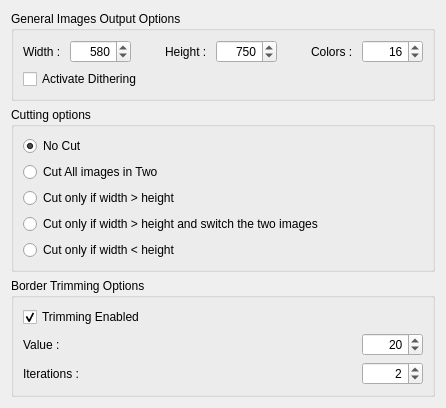
     <widget class="QWidget" name="tabImageSettings">
      <attribute name="title">
       <string>Image Settings</string>
      </attribute>
      <layout class="QVBoxLayout" name="verticalLayout_5">
       <item>
        <widget class="QGroupBox" name="groupBoxISGOO">
         <property name="title">
          <string>General Images Output Options</string>
         </property>
         <layout class="QVBoxLayout" name="verticalLayout_4">
          <item>
           <layout class="QHBoxLayout" name="horizontalLayout_10">
            <item>
             <widget class="QLabel" name="labelWidth">
              <property name="text">
               <string>Width : </string>
              </property>
             </widget>
            </item>
            <item>
             <widget class="QSpinBox" name="spinBoxWidth">
              <property name="sizePolicy">
               <sizepolicy hsizetype="Fixed" vsizetype="Fixed">
                <horstretch>0</horstretch>
                <verstretch>0</verstretch>
               </sizepolicy>
              </property>
              <property name="minimumSize">
               <size>
                <width>61</width>
                <height>0</height>
               </size>
              </property>
              <property name="maximumSize">
               <size>
                <width>61</width>
                <height>16777215</height>
               </size>
              </property>
              <property name="alignment">
               <set>Qt::AlignRight|Qt::AlignTrailing|Qt::AlignVCenter</set>
              </property>
              <property name="minimum">
               <number>16</number>
              </property>
              <property name="maximum">
               <number>9999</number>
              </property>
              <property name="singleStep">
               <number>10</number>
              </property>
              <property name="value">
               <number>580</number>
              </property>
             </widget>
            </item>
            <item>
             <spacer name="horizontalSpacer">
              <property name="orientation">
               <enum>Qt::Horizontal</enum>
              </property>
              <property name="sizeHint" stdset="0">
               <size>
                <width>28</width>
                <height>20</height>
               </size>
              </property>
             </spacer>
            </item>
            <item>
             <widget class="QLabel" name="labelHeight">
              <property name="text">
               <string>Height : </string>
              </property>
             </widget>
            </item>
            <item>
             <widget class="QSpinBox" name="spinBoxHeight">
              <property name="sizePolicy">
               <sizepolicy hsizetype="Fixed" vsizetype="Fixed">
                <horstretch>0</horstretch>
                <verstretch>0</verstretch>
               </sizepolicy>
              </property>
              <property name="minimumSize">
               <size>
                <width>61</width>
                <height>0</height>
               </size>
              </property>
              <property name="maximumSize">
               <size>
                <width>61</width>
                <height>16777215</height>
               </size>
              </property>
              <property name="alignment">
               <set>Qt::AlignRight|Qt::AlignTrailing|Qt::AlignVCenter</set>
              </property>
              <property name="minimum">
               <number>16</number>
              </property>
              <property name="maximum">
               <number>9999</number>
              </property>
              <property name="singleStep">
               <number>10</number>
              </property>
              <property name="value">
               <number>750</number>
              </property>
             </widget>
            </item>
            <item>
             <spacer name="horizontalSpacer_2">
              <property name="orientation">
               <enum>Qt::Horizontal</enum>
              </property>
              <property name="sizeHint" stdset="0">
               <size>
                <width>28</width>
                <height>20</height>
               </size>
              </property>
             </spacer>
            </item>
            <item>
             <widget class="QLabel" name="labelColors">
              <property name="text">
               <string>Colors : </string>
              </property>
             </widget>
            </item>
            <item>
             <widget class="QSpinBox" name="spinBoxColors">
              <property name="sizePolicy">
               <sizepolicy hsizetype="Fixed" vsizetype="Fixed">
                <horstretch>0</horstretch>
                <verstretch>0</verstretch>
               </sizepolicy>
              </property>
              <property name="minimumSize">
               <size>
                <width>61</width>
                <height>0</height>
               </size>
              </property>
              <property name="maximumSize">
               <size>
                <width>61</width>
                <height>16777215</height>
               </size>
              </property>
              <property name="alignment">
               <set>Qt::AlignRight|Qt::AlignTrailing|Qt::AlignVCenter</set>
              </property>
              <property name="minimum">
               <number>2</number>
              </property>
              <property name="maximum">
               <number>256</number>
              </property>
              <property name="singleStep">
               <number>1</number>
              </property>
              <property name="value">
               <number>16</number>
              </property>
             </widget>
            </item>
           </layout>
          </item>
          <item>
           <widget class="QCheckBox" name="checkBoxDither">
            <property name="text">
             <string>Activate Dithering</string>
            </property>
           </widget>
          </item>
         </layout>
        </widget>
       </item>
       <item>
        <widget class="QGroupBox" name="groupBoxISCO">
         <property name="title">
          <string>Cutting options</string>
         </property>
         <layout class="QVBoxLayout" name="verticalLayout_3">
          <item>
           <widget class="QRadioButton" name="radioButtonCut0">
            <property name="text">
             <string>No Cut</string>
            </property>
            <property name="checked">
             <bool>true</bool>
            </property>
           </widget>
          </item>
          <item>
           <widget class="QRadioButton" name="radioButtonCutA">
            <property name="text">
             <string>Cut All images in Two</string>
            </property>
           </widget>
          </item>
          <item>
           <widget class="QRadioButton" name="radioButtonCutH">
            <property name="text">
             <string>Cut only if width &gt; height</string>
            </property>
           </widget>
          </item>
          <item>
           <widget class="QRadioButton" name="radioButtonCutR">
            <property name="text">
             <string>Cut only if width &gt; height and switch the two images</string>
            </property>
           </widget>
          </item>
          <item>
           <widget class="QRadioButton" name="radioButtonCutV">
            <property name="text">
             <string>Cut only if width &lt; height</string>
            </property>
           </widget>
          </item>
         </layout>
        </widget>
       </item>
       <item>
        <widget class="QGroupBox" name="groupBoxISTO">
         <property name="title">
          <string>Border Trimming Options</string>
         </property>
         <layout class="QGridLayout" name="gridLayout_3">
          <item row="0" column="0" colspan="2">
           <widget class="QCheckBox" name="checkBoxTrim">
            <property name="text">
             <string>Trimming Enabled</string>
            </property>
            <property name="checked">
             <bool>true</bool>
            </property>
           </widget>
          </item>
          <item row="1" column="0">
           <widget class="QLabel" name="labelTrimValue">
            <property name="text">
             <string>Value : </string>
            </property>
           </widget>
          </item>
          <item row="1" column="1">
           <widget class="QSpinBox" name="spinBoxTrimValue">
            <property name="sizePolicy">
             <sizepolicy hsizetype="Fixed" vsizetype="Fixed">
              <horstretch>0</horstretch>
              <verstretch>0</verstretch>
             </sizepolicy>
            </property>
            <property name="minimumSize">
             <size>
              <width>61</width>
              <height>0</height>
             </size>
            </property>
            <property name="maximumSize">
             <size>
              <width>61</width>
              <height>16777215</height>
             </size>
            </property>
            <property name="alignment">
             <set>Qt::AlignRight|Qt::AlignTrailing|Qt::AlignVCenter</set>
            </property>
            <property name="minimum">
             <number>0</number>
            </property>
            <property name="maximum">
             <number>100</number>
            </property>
            <property name="singleStep">
             <number>10</number>
            </property>
            <property name="value">
             <number>20</number>
            </property>
           </widget>
          </item>
          <item row="2" column="0">
           <widget class="QLabel" name="labelTrimIter">
            <property name="text">
             <string>Iterations : </string>
            </property>
           </widget>
          </item>
          <item row="2" column="1">
           <widget class="QSpinBox" name="spinBoxTrimIter">
            <property name="sizePolicy">
             <sizepolicy hsizetype="Fixed" vsizetype="Fixed">
              <horstretch>0</horstretch>
              <verstretch>0</verstretch>
             </sizepolicy>
            </property>
            <property name="minimumSize">
             <size>
              <width>61</width>
              <height>0</height>
             </size>
            </property>
            <property name="maximumSize">
             <size>
              <width>61</width>
              <height>16777215</height>
             </size>
            </property>
            <property name="alignment">
             <set>Qt::AlignRight|Qt::AlignTrailing|Qt::AlignVCenter</set>
            </property>
            <property name="minimum">
             <number>1</number>
            </property>
            <property name="maximum">
             <number>100</number>
            </property>
            <property name="singleStep">
             <number>1</number>
            </property>
            <property name="value">
             <number>2</number>
            </property>
           </widget>
          </item>
         </layout>
        </widget>
       </item>
       <item>
        <spacer name="verticalSpacer_2">
         <property name="orientation">
          <enum>Qt::Vertical</enum>
         </property>
         <property name="sizeHint" stdset="0">
          <size>
           <width>20</width>
           <height>0</height>
          </size>
         </property>
        </spacer>
       </item>
      </layout>
     </widget>
